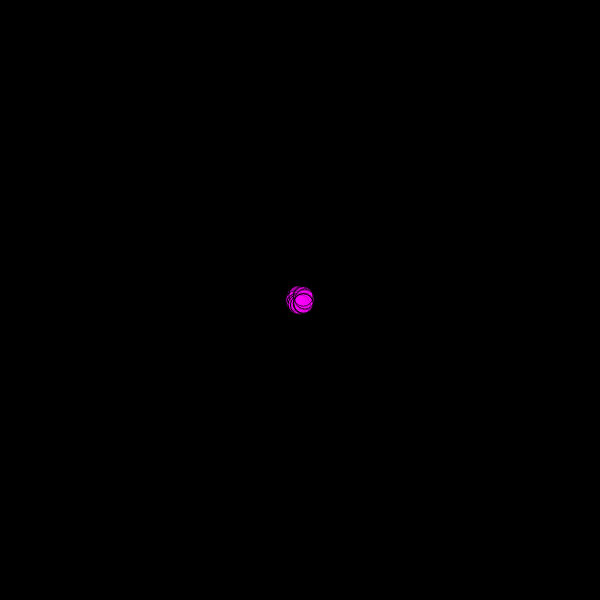
Frame 1 (no input)
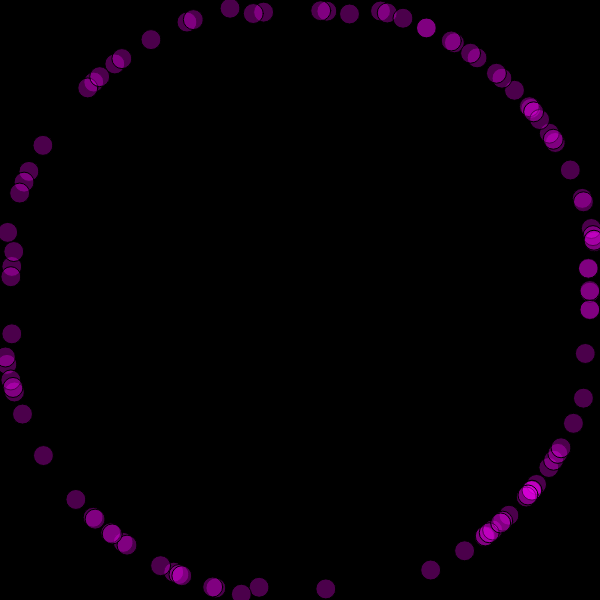
Frame 60 (no input)
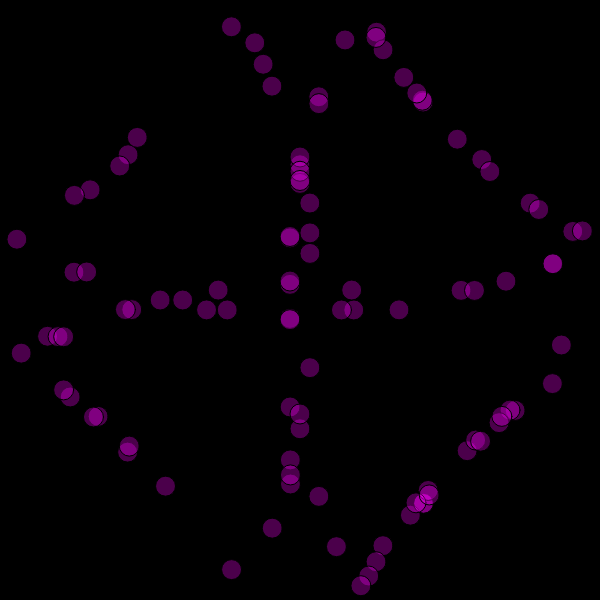
Frame 120 (the mouse pressed at the canvas centre since frame 60)

The p5.js sketch that drew these frames (run headless with seeded random() and noise() and a simulated clock; from frame 60 on, the mouse is pressed at the canvas centre):

// p5.js sketch
// ── sketch.js
var bouncingBalls = []; // give ourselves an empty array to hold all the balls

var numberOfBallsToStart = 100; // give ourselves a number of balls to start with

// give ourselves a basic function to pass as callbacks to forEach calls to the array

// initializeBall() calls initialize() on the ball passed in
var initializeBall = function (ball) {
  ball.initialize();
};

// updateAndDisplay() calls update() and display() on the ball passed in
var updateAndDisplay = function(ball) {
  ball.update();
  ball.display();
};


setup = function () {

  createCanvas(600, 600); // create a canvas

  // create however many balls we want...
  // create all the balls at the center of the canvas
  while (bouncingBalls.length < numberOfBallsToStart) bouncingBalls.push(new BouncingBall(width/2, height/2));
  // ...and initialize them
  bouncingBalls.forEach(initializeBall);

};

draw = function() {

  background(0); // refresh the background

  bouncingBalls.forEach(updateAndDisplay); // update and display each ball

};

// ── bouncing-ball.js
/*
  BouncingBall

  The specs. A BouncingBall must:

  1. Be translucent.
  2. Have positions and directions represented by a p5.Vector object.
  3. Move in a random direction once initialize() is called, but each ball should move at the same speed.
  4. Bounce off the edges of the canvas.

  Most of your work in this assignment (in fact, almost certainly all of it) will involve modifying this starter code.

  You may create whatever additional properites and functions you may wish to help you accomplish the behavior above. Please recall that functions should generally be not longer than 5 lines of code.
*/

// the arguments to the constructor function should represent the BouncingBall's starting position
var BouncingBall = function (x, y) {
  this.position = new p5.Vector(x, y);
};

BouncingBall.prototype = {

  radius: 10,
  // initialize() is typically only called once, after the object is created.
  initialize: function () {
    this.direction= new p5.Vector(random(20, -20), random(20, -20));
    this.direction.setMag(5);
  },

  // update() should update the state of the object, moving it and updating any properties
  update: function () {
    this.position.add(this.direction);
    this.bounceCheck();
  },

  bounceCheck: function () {
    if (this.position.x > 600 - this.radius) this.horizontalBounce();
    if (this.position.x < this.radius) this.horizontalBounce();
    if (this.position.y > 600 - this.radius) this.verticalBounce();
    if (this.position.y < this.radius) this.verticalBounce();
  },

  horizontalBounce: function () {
    this.direction.x = this.direction.x * -1;
  },

  verticalBounce: function () {
    this.direction.y = this.direction.y * -1;
  },
  // display() should draw the object to the canvas, using p5 code


  display: function () {
    fill(255, 0, 255, 75);
    ellipse(this.position.x, this.position.y, this.radius * 2, this.radius * 2);
  },

};
